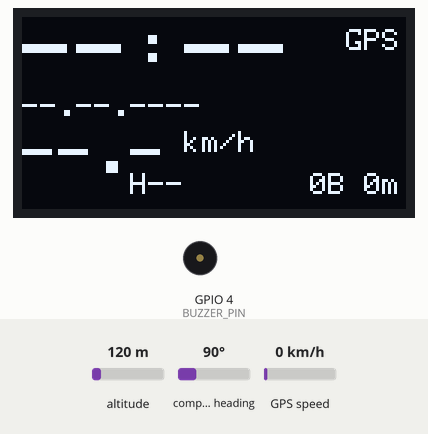
Simulated run of this sketch. Board: ESP32. Shown: 128×64 one-colour display, buzzer (waves = sounding). Inputs (shaded band) come from the test bench; at power-on: GPS speed 0 km/h, altitude 120 m, compass heading 90°. Storage starts empty; the GPS gets a fix after 3 s at 37.7749, -122.4194 with 8 satellites; what the sketch prints to the serial monitor is not drawn.

Above: at 2.3 s.
2.4 s: GPS speed set to 2 km/h
At 5.2 s:
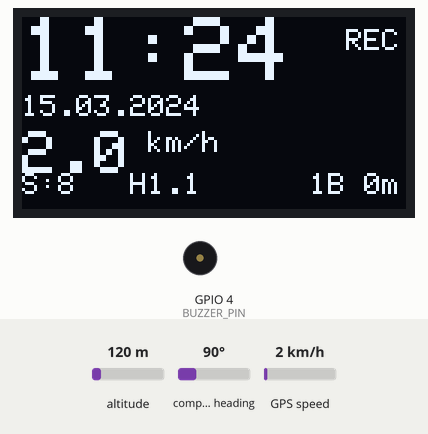
5.9 s: GPS speed set to 30 km/h
At 6.8 s:
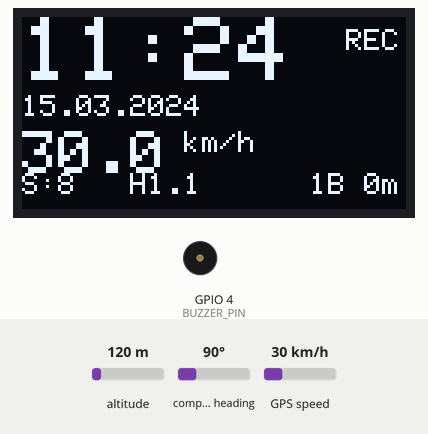
7.9 s: GPS speed set to 60 km/h
At 9.6 s:
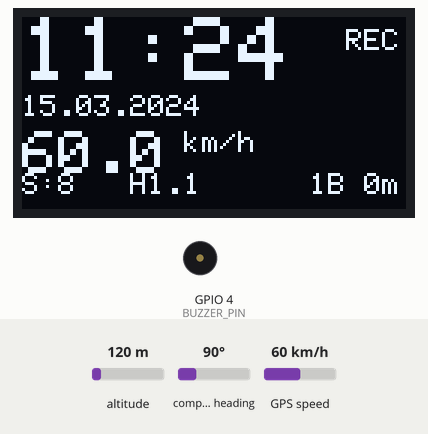
Timing chart, 0 to 11.1 s (numbered marks = the images above; inputs shaded):
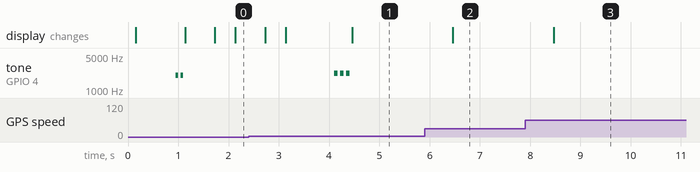

Measured:
- the behaviour switches between 0 and 1 km/h on GPS speed (found by bisection; images 0 and 1)
- after the input at 5.9 s, the display: changes after 0.57 s (image 2)
- after the input at 7.9 s, the display: changes after 0.57 s (image 3)

The sketch:

GPS-TrackerV5-Stable.ino
```cpp
/*
 * ============================================================
 *  GPS Tracker — ESP32 + SD + OLED + Buzzer
 *  Verzia: 5.1 STABLE  |  S blikaním satelitov 0-3
 * ============================================================
 */

#include <TinyGPSPlus.h>
#include <HardwareSerial.h>
#include <SPI.h>
#include <SD.h>
#include <Wire.h>
#include <Adafruit_SSD1306.h>
#include <Adafruit_GFX.h>

// ============================================================
//  ⚙️ KONFIGURÁCIA
// ============================================================

#define MIN_SPEED_KMH     0.8f
#define MAX_HDOP          2.5f
#define MIN_SATS          5
#define MIN_DIST_M        5.0f
#define LOG_INTERVAL_MS   2000

#define DISPLAY_INTERVAL_MS   200
#define UART_CHECK_INTERVAL_MS 1000
#define SD_WATCHDOG_INTERVAL_MS 10000
#define MOVEMENT_DEBOUNCE_MS  3000
#define BLINK_INTERVAL_MS     400  // Rýchlosť blikania (ms)

#define GPS_RX            16
#define GPS_TX            17
#define SD_CS             5
#define BUZZER_PIN        4

#define SCREEN_WIDTH      128
#define SCREEN_HEIGHT     64
#define OLED_RESET        -1
#define OLED_ADDR         0x3C

#define CSV_HEADER        "lat,lon,alt_m,time,speed_kmh,hdop,satellites\n"
#define MAX_FILE_SIZE_KB  2048
#define CSV_FLUSH_EVERY   5

#define DEBUG_SERIAL      true
#define DEBUG_NMEA        false

// ============================================================
//  GLOBÁLNE PREMENNÉ
// ============================================================

Adafruit_SSD1306 display(SCREEN_WIDTH, SCREEN_HEIGHT, &Wire, OLED_RESET);
TinyGPSPlus gps;
HardwareSerial SerialGPS(1);

struct SystemState {
  bool oledReady = false;
  bool sdReady = false;
  bool gpsUartOk = false;
  bool gpsFix = false;
  bool isMoving = false;
  bool movingDebounce = false;
  uint8_t errorFlags = 0;
} sys;

struct GPSData {
  double lat = 0, lng = 0, alt = 0;
  float speed = 0, hdop = 99.9;
  uint8_t sats = 0;
  uint16_t year = 0;
  uint8_t month = 0, day = 0, hour = 0, minute = 0, second = 0;
  bool valid = false;
} gpsData;

struct TrackStats {
  char fileName[22] = "/track0001.csv";
  uint32_t pointCount = 0;
  uint32_t skippedNoise = 0;
  uint32_t writeCounter = 0;
  float totalDistM = 0;
  uint32_t lastFileCheck = 0;
} track;

struct LastPos {
  double lat = 0, lng = 0;
  bool has = false;
} lastPos;

struct Timers {
  unsigned long lastWrite = 0;
  unsigned long lastDisplay = 0;
  unsigned long lastUartCheck = 0;
  unsigned long lastSDCheck = 0;
  unsigned long lastMovementChange = 0;
  unsigned long bootTime = 0;
  unsigned long lastValidGPS = 0;
  unsigned long lastBlink = 0;  // Pre blikanie satelitov
} timers;

struct DisplayBuffer {
  char timeStr[6] = "--:--";
  char dateStr[11] = "--.--.----";
  char speedStr[10] = "0.0km/h";
  char satStr[12] = "S:0";
  char hdopStr[10] = "H:-";
  char distStr[12] = "0m";
  char statusStr[8] = "GPS";
  char skipStr[12] = "";
  bool needsRedraw = true;
  bool blinkVisible = true;  // Stav blikania
} disp;

// ============================================================
//  POMOCNÉ FUNKCIE
// ============================================================

float haversineM(double la1, double lo1, double la2, double lo2) {
  const float R = 6371000.0f;
  float dLa = radians((float)(la2 - la1));
  float dLo = radians((float)(lo2 - lo1));
  float a = sinf(dLa * 0.5f) * sinf(dLa * 0.5f) +
            cosf(radians((float)la1)) * cosf(radians((float)la2)) *
            sinf(dLo * 0.5f) * sinf(dLo * 0.5f);
  return R * 2.0f * atan2f(sqrtf(a), sqrtf(1.0f - a));
}

int8_t getUTCOffset() {
  if (gpsData.year < 2020 || gpsData.month == 0) return 1;

  if (gpsData.month > 3 && gpsData.month < 10) return 2;
  if (gpsData.month == 3) {
    int lastSun = 31;
    for (int d = 31; d >= 25; d--) {
      int y = gpsData.year, m = 3, q = d;
      if (m < 3) { m += 12; y--; }
      int h = (q + ((13*(m+1))/5) + y + (y/4) - (y/100) + (y/400)) % 7;
      if (h == 1) { lastSun = d; break; }
    }
    return (gpsData.day >= lastSun && gpsData.hour >= 1) ? 2 : 1;
  }
  if (gpsData.month == 10) {
    int lastSun = 31;
    for (int d = 31; d >= 25; d--) {
      int y = gpsData.year, m = 10, q = d;
      if (m < 3) { m += 12; y--; }
      int h = (q + ((13*(m+1))/5) + y + (y/4) - (y/100) + (y/400)) % 7;
      if (h == 1) { lastSun = d; break; }
    }
    return (gpsData.day < lastSun || (gpsData.day == lastSun && gpsData.hour < 1)) ? 2 : 1;
  }
  return 1;
}

void safeStrCopy(char *dest, const char *src, size_t maxLen) {
  strncpy(dest, src, maxLen - 1);
  dest[maxLen - 1] = '\0';
}

// ============================================================
//  HARDWARE INIT
// ============================================================

bool initOLED() {
  if (!display.begin(SSD1306_SWITCHCAPVCC, OLED_ADDR)) return false;
  display.clearDisplay();
  display.setTextColor(SSD1306_WHITE);
  display.setTextWrap(false);
  return true;
}

bool initSD() {
  if (!SD.begin(SD_CS, SPI, 40000000)) return false;
  File test = SD.open("/.test", FILE_WRITE);
  if (!test) return false;
  test.println("OK");
  test.close();
  SD.remove("/.test");
  return true;
}

void initBuzzer() {
  pinMode(BUZZER_PIN, OUTPUT);
  noTone(BUZZER_PIN);
}

// ============================================================
//  GPS PROCESSING
// ============================================================

void processGPSData() {
  if (!gps.location.isValid() || !gps.time.isValid()) {
    gpsData.valid = false;
    return;
  }

  gpsData.lat = gps.location.lat();
  gpsData.lng = gps.location.lng();
  gpsData.alt = gps.altitude.isValid() ? gps.altitude.meters() : 0;
  gpsData.speed = gps.speed.isValid() ? gps.speed.kmph() : 0;
  gpsData.hdop = gps.hdop.isValid() ? gps.hdop.hdop() : 99.9;
  gpsData.sats = gps.satellites.isValid() ? (uint8_t)gps.satellites.value() : 0;

  gpsData.year = gps.date.year();
  gpsData.month = gps.date.month();
  gpsData.day = gps.date.day();

  int8_t utcOff = getUTCOffset();
  int h = ((int)gps.time.hour() + utcOff) % 24;
  if (h < 0) h += 24;
  gpsData.hour = (uint8_t)h;
  gpsData.minute = (uint8_t)gps.time.minute();
  gpsData.second = (uint8_t)gps.time.second();

  gpsData.valid = true;
  timers.lastValidGPS = millis();

  snprintf(disp.timeStr, sizeof(disp.timeStr), "%02d:%02d", gpsData.hour, gpsData.minute);
  snprintf(disp.dateStr, sizeof(disp.dateStr), "%02d.%02d.%04d",
           gpsData.day, gpsData.month, gpsData.year);
}

// ============================================================
//  GPS NOISE FILTER
// ============================================================

bool passesNoiseFilter(float speed, float hdop, uint8_t sats,
                       double lat, double lng, float *outDist) {
  if (speed < MIN_SPEED_KMH) return false;
  if (hdop > MAX_HDOP) return false;
  if (sats < MIN_SATS) return false;

  if (lastPos.has) {
    float dist = haversineM(lastPos.lat, lastPos.lng, lat, lng);
    if (outDist) *outDist = dist;
    if (dist < MIN_DIST_M) return false;
  } else if (outDist) {
    *outDist = 0;
  }

  return true;
}

// ============================================================
//  CSV OPERATIONS
// ============================================================

void createNewCSVFile() {
  for (int i = 1; i <= 9999; i++) {
    snprintf(track.fileName, sizeof(track.fileName), "/track%04d.csv", i);
    if (!SD.exists(track.fileName)) break;
  }

  File f = SD.open(track.fileName, FILE_WRITE);
  if (!f) {
    sys.errorFlags |= 0x02;
    return;
  }
  f.print(CSV_HEADER);
  f.close();
  track.pointCount = 0;
  track.writeCounter = 0;
  sys.sdReady = true;
}

bool writeCSVPoint(double lat, double lng, double alt,
                   uint8_t h, uint8_t m, uint8_t s,
                   float spd, float hdop, uint8_t sats) {
  if (!sys.sdReady) return false;

  File f = SD.open(track.fileName, FILE_APPEND);
  if (!f) {
    sys.errorFlags |= 0x02;
    return false;
  }

  f.printf("%.7f,%.7f,%.1f,%02d:%02d:%02d,%.2f,%.2f,%d\n",
           lat, lng, alt, h, m, s, spd, hdop, sats);
  f.close();

  track.writeCounter++;
  if (track.writeCounter >= CSV_FLUSH_EVERY) {
    track.writeCounter = 0;
  }

  return true;
}

void checkFileSize() {
  if (millis() - track.lastFileCheck < SD_WATCHDOG_INTERVAL_MS) return;
  track.lastFileCheck = millis();

  File f = SD.open(track.fileName, FILE_READ);
  if (!f) return;

  uint32_t size = f.size();
  f.close();

  if (size >= (MAX_FILE_SIZE_KB * 1024)) {
    createNewCSVFile();
  }
}

// ============================================================
//  DISPLAY UPDATE — S BLIKANÍM SATELITOV 0-3
// ============================================================

void updateBlinkState() {
  // Blikanie každých BLINK_INTERVAL_MS
  if (millis() - timers.lastBlink >= BLINK_INTERVAL_MS) {
    timers.lastBlink = millis();
    disp.blinkVisible = !disp.blinkVisible;  // Prepnúť stav
  }
}

void updateDisplayBuffer() {
  // Aktualizácia blikania
  updateBlinkState();

  if (!sys.gpsUartOk) {
    safeStrCopy(disp.statusStr, "GPS", sizeof(disp.statusStr));
  } else if (!sys.gpsFix) {
    safeStrCopy(disp.statusStr, "HLDAM", sizeof(disp.statusStr));
  } else {
    safeStrCopy(disp.statusStr, sys.isMoving ? "REC" : "STOP", sizeof(disp.statusStr));
  }

  if (gpsData.valid) {
    if (gpsData.speed >= 1.0f) {
      snprintf(disp.speedStr, sizeof(disp.speedStr), "%.1f", gpsData.speed);
    } else {
      safeStrCopy(disp.speedStr, "0.0", sizeof(disp.speedStr));
    }

    // BLIKANIE: 0-3 satelity = bliká, 4+ = stabilné
    // VŽDY rovnaká dĺžka: "S:X " (4 znaky vrátane medzery)
    if (gpsData.sats <= 3) {
      if (disp.blinkVisible) {
        snprintf(disp.satStr, sizeof(disp.satStr), "S:%d ", gpsData.sats);  // Vždy 4 znaky
      } else {
        snprintf(disp.satStr, sizeof(disp.satStr), "    ", 4);  // 4 medzery
      }
    } else {
      // 4 a viac satelitov = vždy viditeľné
      snprintf(disp.satStr, sizeof(disp.satStr), "S:%d ", gpsData.sats);  // Vždy 4 znaky
    }

    snprintf(disp.hdopStr, sizeof(disp.hdopStr), "H%.1f", gpsData.hdop);
  } else {
    safeStrCopy(disp.speedStr, "--.-", sizeof(disp.speedStr));

    // Žiadny signál = bliká "S:0 " (vždy 4 znaky)
    if (disp.blinkVisible) {
      snprintf(disp.satStr, sizeof(disp.satStr), "S:0 ", 4);
    } else {
      snprintf(disp.satStr, sizeof(disp.satStr), "    ", 4);
    }

    safeStrCopy(disp.hdopStr, "H--", sizeof(disp.hdopStr));
  }

  if (track.totalDistM < 1000.0f) {
    snprintf(disp.distStr, sizeof(disp.distStr), "%.0fm", track.totalDistM);
  } else {
    snprintf(disp.distStr, sizeof(disp.distStr), "%.1fk", track.totalDistM / 1000.0f);
  }

  if (track.skippedNoise > 0) {
    snprintf(disp.skipStr, sizeof(disp.skipStr), "-%lu", track.skippedNoise);
  } else {
    disp.skipStr[0] = '\0';
  }

  disp.needsRedraw = true;
}

void renderDisplay() {
  if (!sys.oledReady || !disp.needsRedraw) return;

  display.clearDisplay();
  display.setTextColor(SSD1306_WHITE);
  display.setTextWrap(false);

  // 1. ČAS (veľký)
  display.setTextSize(3);
  display.setCursor(0, 0);
  display.print(disp.timeStr);

  // 2. STATUS (pravý horný)
  display.setTextSize(1);
  int sx = SCREEN_WIDTH - (strlen(disp.statusStr) * 6) - 2;
  display.setCursor(sx, 4);
  display.print(disp.statusStr);

  // 3. DÁTUM
  display.setTextSize(1);
  display.setCursor(0, 26);
  display.print(disp.dateStr);

  // 4. RÝCHLOSŤ
  display.setTextSize(2);
  display.setCursor(0, 38);
  display.print(disp.speedStr);
  display.setTextSize(1);
  display.print(" km/h");

  // 5. SATELITY + HDOP (ľavý spodok)
  display.setCursor(0, 52);
  display.print(disp.satStr);  // Toto môže byť "S:3" alebo "    " pri blikaní
  display.print("  ");
  display.print(disp.hdopStr);

  // 6. BODY + VZDIALENOSŤ (pravý spodok)
  char info[20];
  snprintf(info, sizeof(info), "%luB %s", track.pointCount, disp.distStr);
  int ix = SCREEN_WIDTH - (strlen(info) * 6) - 2;
  display.setCursor(ix, 52);
  display.print(info);

  display.display();
  disp.needsRedraw = false;
}

// ============================================================
//  MOVEMENT DETECTION
// ============================================================

void updateMovementState(float speed) {
  unsigned long now = millis();
  bool currentlyMoving = (speed >= MIN_SPEED_KMH);

  if (currentlyMoving != sys.movingDebounce) {
    if (now - timers.lastMovementChange >= MOVEMENT_DEBOUNCE_MS) {
      sys.isMoving = currentlyMoving;
      sys.movingDebounce = currentlyMoving;
      timers.lastMovementChange = now;
      disp.needsRedraw = true;
    }
  } else {
    timers.lastMovementChange = now;
  }
}

// ============================================================
//  ERROR HANDLING
// ============================================================

void handleErrors() {
  if (sys.errorFlags & 0x02) {
    static unsigned long lastRetry = 0;
    if (millis() - lastRetry > 5000) {
      lastRetry = millis();
      if (initSD()) {
        sys.errorFlags &= ~0x02;
        createNewCSVFile();
      }
    }
  }

  if (sys.gpsUartOk && millis() - timers.lastValidGPS > 30000) {
    sys.gpsUartOk = false;
    sys.gpsFix = false;
    disp.needsRedraw = true;
  }
}

void signalBeep(uint16_t freq, uint16_t duration, uint8_t repeats) {
  for (uint8_t i = 0; i < repeats; i++) {
    tone(BUZZER_PIN, freq);
    delay(duration);
    noTone(BUZZER_PIN);
    if (i < repeats - 1) delay(50);
  }
}

// ============================================================
//  SETUP
// ============================================================

void setup() {
  Serial.begin(115200);
  delay(50);

  if (DEBUG_SERIAL) {
    Serial.println(F("\n=== GPS Tracker v5.1 STABLE ==="));
  }

  timers.bootTime = millis();

  initBuzzer();

  sys.oledReady = initOLED();
  if (sys.oledReady && DEBUG_SERIAL) Serial.println(F("[OLED] OK"));

  sys.sdReady = initSD();
  if (sys.sdReady) {
    if (DEBUG_SERIAL) Serial.println(F("[SD] OK"));
    createNewCSVFile();
  } else {
    if (DEBUG_SERIAL) Serial.println(F("[SD] FAIL"));
    if (sys.oledReady) {
      display.clearDisplay();
      display.setCursor(0, 0);
      display.print(F("SD ERROR!"));
      display.display();
    }
  }

  SerialGPS.begin(9600, SERIAL_8N1, GPS_RX, GPS_TX);

  if (sys.oledReady) {
    display.clearDisplay();
    display.setTextSize(2);
    display.setCursor(10, 8);
    display.print(F("GPS"));
    display.setCursor(10, 32);
    display.print(F("TRACKER"));
    display.setTextSize(1);
    display.setCursor(2, 54);
    display.print(F("v5.1 READY"));
    display.display();
    delay(800);
  }

  signalBeep(2000, 50, 2);
}

// ============================================================
//  LOOP
// ============================================================

void loop() {
  unsigned long now = millis();

  // 1. Čítaj GPS
  while (SerialGPS.available()) {
    char c = SerialGPS.read();
    if (DEBUG_NMEA && DEBUG_SERIAL) Serial.write(c);
    if (gps.encode(c)) {
      processGPSData();
    }
  }

  // 2. UART watchdog
  if (now - timers.lastUartCheck >= UART_CHECK_INTERVAL_MS) {
    timers.lastUartCheck = now;
    static uint32_t lastCharCount = 0;
    uint32_t currentCount = gps.location.isValid() ? 1 : 0;

    if (currentCount > lastCharCount && !sys.gpsUartOk) {
      sys.gpsUartOk = true;
      if (DEBUG_SERIAL) Serial.println(F("[GPS] UART OK"));
    }
    lastCharCount = currentCount;
  }

  // 3. GPS fix detection
  if (sys.gpsUartOk && gpsData.valid && !sys.gpsFix) {
    if (gpsData.sats >= MIN_SATS && gpsData.hdop <= MAX_HDOP) {
      sys.gpsFix = true;
      if (DEBUG_SERIAL) {
        Serial.printf("[GPS] FIX! Sats:%d HDOP:%.1f\n", gpsData.sats, gpsData.hdop);
      }
      signalBeep(2200, 70, 3);
    }
  }

  // 4. Zápis bodu
  if (sys.gpsFix && sys.sdReady && gpsData.valid &&
      (now - timers.lastWrite >= LOG_INTERVAL_MS)) {

    float dist = 0;
    if (passesNoiseFilter(gpsData.speed, gpsData.hdop, gpsData.sats,
                          gpsData.lat, gpsData.lng, &dist)) {

      if (writeCSVPoint(gpsData.lat, gpsData.lng, gpsData.alt,
                        gpsData.hour, gpsData.minute, gpsData.second,
                        gpsData.speed, gpsData.hdop, gpsData.sats)) {

        if (lastPos.has) track.totalDistM += dist;
        lastPos.lat = gpsData.lat;
        lastPos.lng = gpsData.lng;
        lastPos.has = true;

        timers.lastWrite = now;
        track.pointCount++;

        if (DEBUG_SERIAL) {
          Serial.printf("[REC] #%lu %.6f,%.6f %.0fm %.1fkm/h H%.1f S%d +%.0fm\n",
                        track.pointCount, gpsData.lat, gpsData.lng,
                        gpsData.alt, gpsData.speed, gpsData.hdop,
                        gpsData.sats, dist);
        }
      }
    } else {
      track.skippedNoise++;
    }
  }

  // 5. Movement state
  if (gpsData.valid) {
    updateMovementState(gpsData.speed);
  }

  // 6. Display update (každých 200ms)
  if (now - timers.lastDisplay >= DISPLAY_INTERVAL_MS) {
    timers.lastDisplay = now;
    updateDisplayBuffer();
    renderDisplay();
  }

  // 7. File size check
  checkFileSize();

  // 8. Error handling
  handleErrors();
}
```
